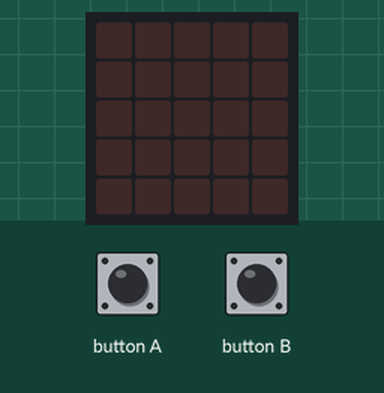
Recording of a program running on a simulated BBC micro:bit (MakeCode). Shown: the board's 5×5 LED display. The test bench sets the inputs (shaded band).

Above: at 1.2 s.
1.3 s: button A pressed for 0.15 s
At 2.6 s:
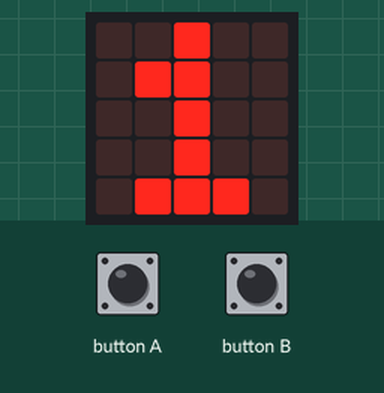
2.9 s: button B pressed for 0.15 s
At 3.9 s:
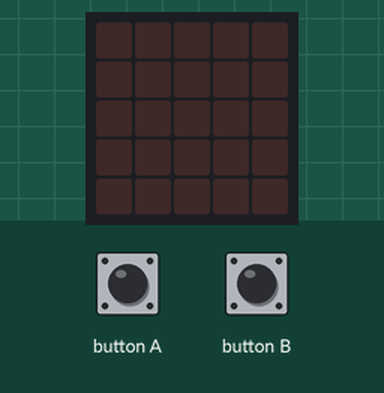
Timing chart, 0 to 5.9 s (numbered marks = the images above; inputs shaded):
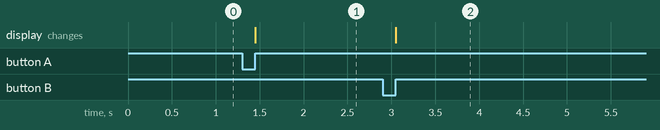

Measured:
- after the input at 1.3 s, the display: changes after 0.15 s (image 1)
- after the input at 2.9 s, the display: changes after 0.15 s (image 2)

The program:

main.ts
```typescript
let nb = 0
input.onButtonPressed(Button.A, function () {
    if (nb < 10) {
        nb += 1
        basic.showString("" + (nb))
    }
})
input.onButtonPressed(Button.B, function () {
    basic.clearScreen()
    nb = 0
})
basic.forever(function () {

})
```

test.ts
```typescript
// les tests vont ici ; cela ne sera pas compilé si ce paquet est utilisé en tant qu'extension.
```
